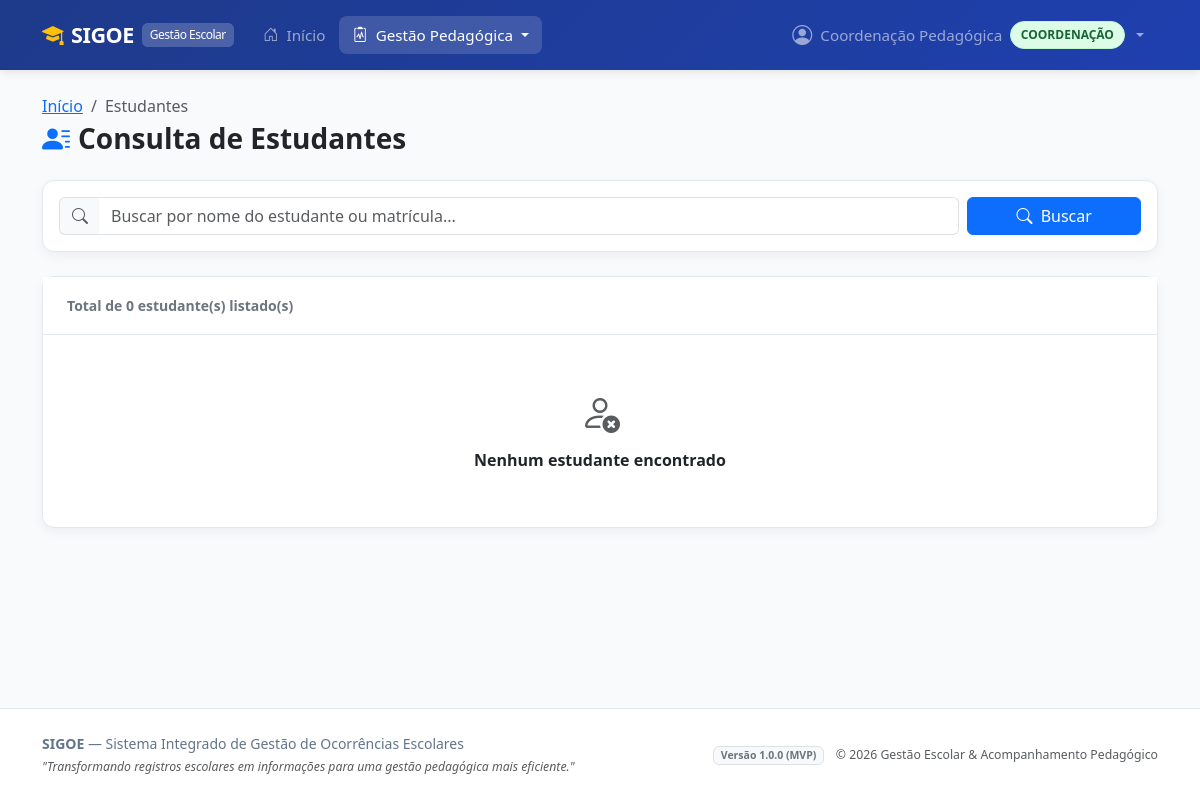
Page /alunos/ (signed in) on the earlier database version.
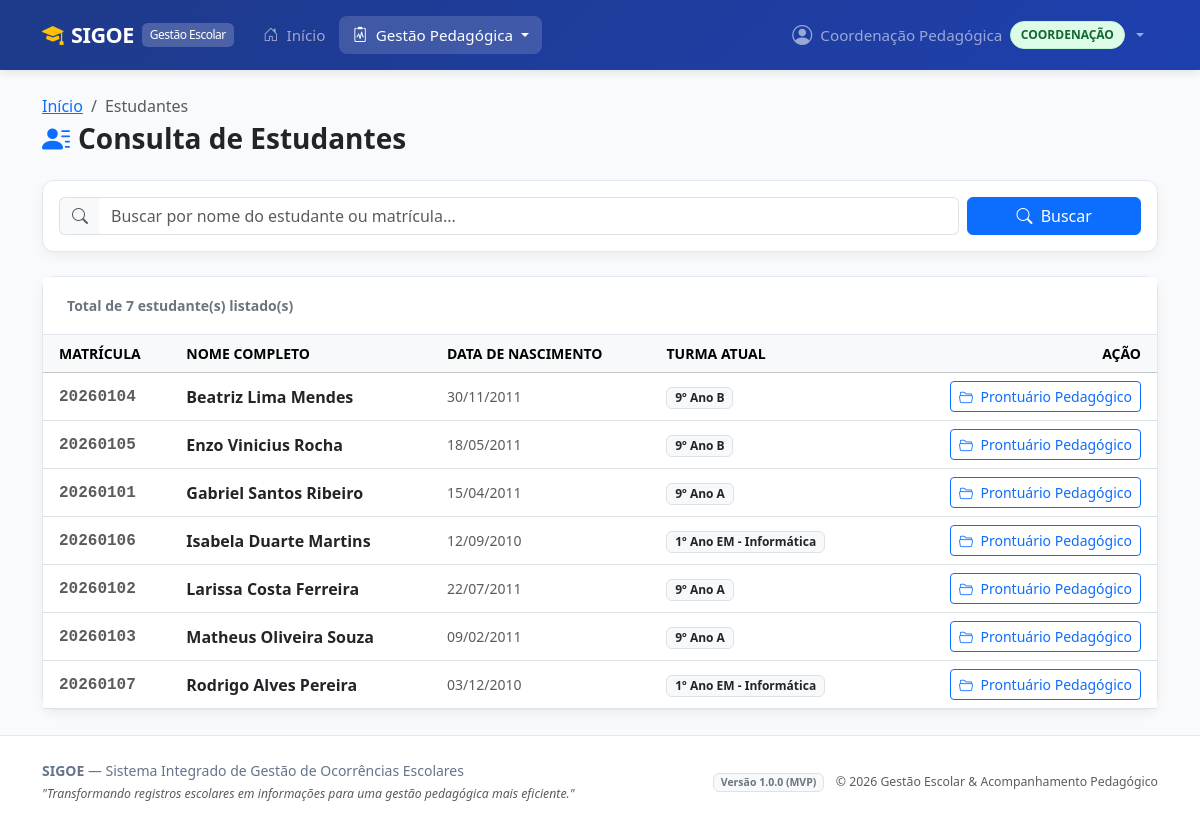
Same page on the later database version.
### alunos/models.py (models this page shows, shortened)
class Aluno(models.Model):
    nome = models.CharField(
        'Nome Completo',
        max_length=150
    )
    matricula = models.CharField(
        'Matrícula',
        max_length=50,
        unique=True,
        help_text='Código identificador único do estudante na instituição escolar.'
    )
    data_nascimento = models.DateField(
        'Data de Nascimento',
        help_text='Utilizada para acompanhamento pedagógico e proteção de menores (LGPD).'
    )
    ativo = models.BooleanField(
        'Ativo',
        default=True,
        help_text='Indica se o aluno possui vínculo ativo com a instituição.'
    )
    data_criacao = models.DateTimeField(
        'Data de Cadastro',
        auto_now_add=True
    )
    data_atualizacao = models.DateTimeField(
        'Última Atualização',
        auto_now=True
    )
    class Meta:
        verbose_name = 'Aluno'
        verbose_name_plural = 'Alunos'
        ordering = ['nome']

### turmas/models.py (models this page shows, shortened)
class MatriculaTurma(models.Model):
    aluno = models.ForeignKey(
        'alunos.Aluno',
        on_delete=models.CASCADE,
        related_name='matriculas',
        verbose_name='Aluno'
    )
    turma = models.ForeignKey(
        'turmas.Turma',
        on_delete=models.CASCADE,
        related_name='matriculas',
        verbose_name='Turma'
    )
    data_entrada = models.DateField(
        'Data de Entrada',
        default=timezone.localdate
    )
    data_saida = models.DateField(
        'Data de Saída',
        null=True,
        blank=True,
        help_text='Preenchido em caso de transferência, cancelamento ou conclusão.'
    )
    situacao = models.CharField(
        'Situação',
        max_length=20,
        choices=SituacaoMatricula.choices,
        default=SituacaoMatricula.ATIVA
    )
    class Meta:
        verbose_name = 'Matrícula em Turma'
        verbose_name_plural = 'Matrículas em Turmas'
        ordering = ['-data_entrada', 'aluno__nome']
        unique_together = ('aluno', 'turma', 'situacao')

class Turma(models.Model):
    nome = models.CharField(
        'Nome da Turma',
        max_length=100,
        help_text='Exemplo: 9º Ano A, 3º Ano Informática'
    )
    serie = models.CharField(
        'Série / Etapa',
        max_length=50,
        help_text='Exemplo: 9º Ano Ensino Fundamental, 3º Médio'
    )
    turno = models.CharField(
        'Turno',
        max_length=20,
        choices=TurnoTurma.choices,
        default=TurnoTurma.MATUTINO
    )
    ano_letivo = models.PositiveIntegerField(
        'Ano Letivo',
        help_text='Exemplo: 2026'
    )
    ativa = models.BooleanField(
        'Ativa',
        default=True,
        help_text='Indica se a turma está em andamento.'
    )
    data_criacao = models.DateTimeField(
        'Data de Cadastro',
        auto_now_add=True
    )
    class Meta:
        verbose_name = 'Turma'
        verbose_name_plural = 'Turmas'
        ordering = ['-ano_letivo', 'nome']
        unique_together = ('nome', 'ano_letivo')

### alunos/views.py (the view)
# urls.py: path('', views.lista_alunos_view, name='lista_alunos'),
@login_required
@coordenacao_required
def lista_alunos_view(request):
    busca = request.GET.get('busca', '').strip()
    alunos = Aluno.objects.filter(ativo=True).prefetch_related('matriculas__turma').order_by('nome')
    if busca:
        alunos = alunos.filter(nome__icontains=busca) | alunos.filter(matricula__icontains=busca)
    return render(request, 'alunos/lista_alunos.html', {
        'alunos': alunos,
        'busca': busca,
    })

### usuarios/models.py (called while the page is built)
    @property
    def is_admin(self):
        return self.perfil == PerfilUsuario.ADMIN or self.is_superuser

    @property
    def is_professor(self):
        return self.perfil == PerfilUsuario.PROFESSOR

    @property
    def is_coordenacao(self):
        return self.perfil == PerfilUsuario.COORDENACAO

### templates/alunos/lista_alunos.html (shortened to what the changed rows need)
{% extends 'base.html' %}
{% block content %}
<div class="container container-xl py-4">
    <div class="sigoe-card">
        <div class="card-header bg-white d-flex justify-content-between align-items-center">
            <span class="fw-semibold text-secondary small">
                Total de <strong>{{ alunos.count }}</strong> estudante(s) listado(s)
            </span>
        </div>
        <div class="card-body p-0">
            {% if alunos %}
                <div class="table-responsive">
                    <table class="table table-hover align-middle mb-0">
                        <thead class="table-light text-secondary small text-uppercase">
                            <tr>
                                <th class="ps-3">Matrícula</th>
                                <th>Nome Completo</th>
                                <th>Data de Nascimento</th>
                                <th>Turma Atual</th>
                                <th class="text-end pe-3">Ação</th>
                            </tr>
                        </thead>
                        <tbody>
                            {% for a in alunos %}
                            <tr>
                                <td class="ps-3 font-monospace text-muted fw-bold">{{ a.matricula }}</td>
                                <td class="fw-semibold text-dark">{{ a.nome }}</td>
                                <td class="small text-muted">{{ a.data_nascimento|date:"d/m/Y" }}</td>
                                <td>
                                    {% for m in a.matriculas.all %}
                                        {% if m.situacao == 'ATIVA' %}
                                            <span class="badge bg-light text-dark border">{{ m.turma.nome }}</span>
                                        {% endif %}
                                    {% empty %}
                                        <span class="text-muted small">Sem turma ativa</span>
                                    {% endfor %}
                                </td>
                                <td class="text-end pe-3">
                                    <a href="{% url 'alunos:prontuario_aluno' a.id %}" class="btn btn-outline-primary btn-sm">
                                        <i class="bi bi-folder2-open me-1"></i> Prontuário Pedagógico
                                    </a>
                                </td>
                            </tr>
                            {% endfor %}
                        </tbody>
                    </table>
                </div>
            {% else %}
                <div class="text-center py-5 text-muted">
                    <i class="bi bi-person-x fs-1"></i>
                    <h6 class="fw-semibold text-dark mt-2">Nenhum estudante encontrado</h6>
                </div>
            {% endif %}
        </div>
    </div>
</div>
{% endblock %}

Differences in the rows shown:
added Aluno: matricula "20260104", nome "Beatriz Lima Mendes", data_nascimento "30/11/2011"
added MatriculaTurma: turma.nome "9º Ano B", shown under "20260104"
added Aluno: matricula "20260105", nome "Enzo Vinicius Rocha", data_nascimento "18/05/2011"
added MatriculaTurma: turma.nome "9º Ano B", shown under "20260105"
added Aluno: matricula "20260101", nome "Gabriel Santos Ribeiro", data_nascimento "15/04/2011"
added MatriculaTurma: turma.nome "9º Ano A", shown under "20260101"
added Aluno: matricula "20260106", nome "Isabela Duarte Martins", data_nascimento "12/09/2010"
added MatriculaTurma: turma.nome "1º Ano EM - Informática", shown under "20260106"
added Aluno: matricula "20260102", nome "Larissa Costa Ferreira", data_nascimento "22/07/2011"
added MatriculaTurma: turma.nome "9º Ano A", shown under "20260102"
added Aluno: matricula "20260103", nome "Matheus Oliveira Souza", data_nascimento "09/02/2011"
added MatriculaTurma: turma.nome "9º Ano A", shown under "20260103"
added Aluno: matricula "20260107", nome "Rodrigo Alves Pereira", data_nascimento "03/12/2010"
added MatriculaTurma: turma.nome "1º Ano EM - Informática", shown under "20260107"
Other differences:
{{ alunos.count }}: "0" → "7"
text no longer shown: "Nenhum estudante encontrado"
text now shown: "MATRÍCULA NOME COMPLETO DATA DE NASCIMENTO TURMA ATUAL AÇÃO"
